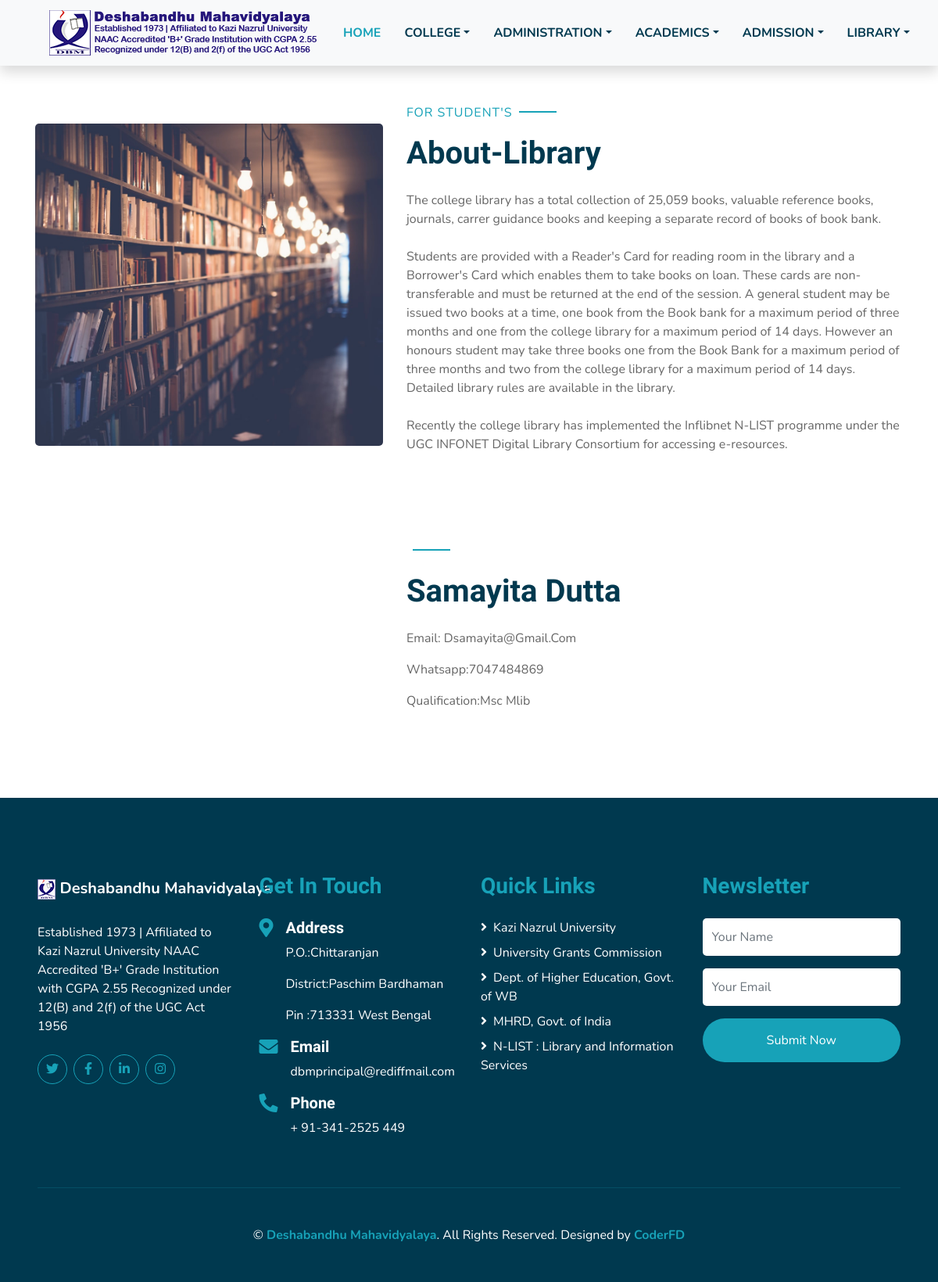
Screenshot of /About/ with the database file from the repository.
### public/models.py (models this page shows, shortened)
class librarian(models.Model):
    name          = models.CharField(max_length=100,null=True)
    desgination   = models.CharField(max_length=100,null=True)
    image         = models.ImageField(upload_to="media/pics/lib",null=True)
    mail_id       = models.EmailField()
    whatsapp      = models.CharField(max_length=10,null=True)

### public/views.py (the view)
# urls.py: path('About/',                         all.lib, name="lib_about"),
    def lib(self,request):
        l                   = librarian.objects.first()
        self.context['lib'] = l
        return render(request,"library.html",self.context)

### templates/library.html (shortened to what this page needs)
<!DOCTYPE html>
{%load static%}
<html lang="en">
<head>
    <link href="https://cdnjs.cloudflare.com/ajax/libs/font-awesome/5.10.0/css/all.min.css" rel="stylesheet">
    <link href="{%static 'lib/flaticon/font/flaticon.css'%}" rel="stylesheet">
    <link href="{%static 'lib/owlcarousel/assets/owl.carousel.min.css'%}" rel="stylesheet">
    <link href="{%static 'lib/lightbox/css/lightbox.min.css'%}" rel="stylesheet">
    <link href="{%static 'css/style.css'%}" rel="stylesheet">
</head>
<body>
    <div class="container-fluid bg-light position-relative shadow">
        <nav class="navbar navbar-expand-lg bg-light navbar-light py-3 py-lg-0 px-0 px-lg-5">
            <a href="" class="navbar-brand font-weight-bold text-secondary" style="font-size:19px;">
                <img src="{%static 'img/Images/header/logo.png'%}">
            </a>
            <div class="collapse navbar-collapse justify-content-between" id="navbarCollapse">
                <div class="navbar-nav font-weight-bold mx-auto py-0">
                    <a href="index.html" class="nav-item nav-link active">HOME</a>
                    <div class="nav-item dropdown">
                        <a href="#" class="nav-link dropdown-toggle" data-toggle="dropdown">COLLEGE</a>
                    </div>
                    <div class="nav-item dropdown">
                        <a href="#" class="nav-link dropdown-toggle" data-toggle="dropdown">ADMINISTRATION</a>
                    </div>
                    <div class="nav-item dropdown">
                        <a href="#" class="nav-link dropdown-toggle" data-toggle="dropdown">ACADEMICS</a>
                    </div>
                    <div class="nav-item dropdown">
                        <a href="#" class="nav-link dropdown-toggle" data-toggle="dropdown">ADMISSION</a>
                    </div>
                    <div class="nav-item dropdown">
                        <a href="#" class="nav-link dropdown-toggle" data-toggle="dropdown">LIBRARY</a>
                    </div>
                </div>
            </div>
        </nav>
    </div>
     <div class="container-fluid py-5">
        <div class="container">
            <div class="row align-items-center">
                <div class="col-lg-5">
                    <img class="img-fluid rounded mb-5 mb-lg-0" src="{%static 'img/lib.jpg'%}" alt="">
                </div>
                <div class="col-lg-7">
                    <p class="section-title pr-5"><span class="pr-2">For Student's</span></p>
                    <h1 class="mb-4">About-Library</h1>
                    <p>The college library has a total collection of 25,059 books, valuable reference books, journals, carrer guidance books and keeping a separate record of books of book bank.<br><br>Students are provided with a Reader's Card for reading room in the library and a Borrower's Card which enables them to take books on loan. These cards are non-transferable and must be returned at the end of the session. A general student may be issued two books at a time, one book from the Book bank for a maximum period of three months and one from the college library for a maximum period of 14 days. However an honours student may take three books one from the Book Bank for a maximum period of three months and two from the college library for a maximum period of 14 days. Detailed library rules are available in the library.<br><br>Recently the college library has implemented the Inflibnet N-LIST programme under the UGC INFONET Digital Library Consortium for accessing e-resources.</p>
                </div>
            </div>
        </div>
    </div>
    <div class="container-fluid py-5">
        <div class="container">
            <div class="row align-items-center">
                <div class="col-lg-5">
                </div>
                <div class="col-lg-7">
                    <p class="section-title pr-5"><span class="pr-2"></span></p>
                    <h1 class="mb-4">{{lib.name}}</h1>
                    <p>Email: {{lib.mail_id}}</p>
                    <p>Whatsapp:{{lib.whatsapp}}</p>
                    <p>Qualification:{{lib.desgination}}</p>
                </div>
            </div>
        </div>
    </div>
     <div class="container-fluid bg-secondary text-white mt-5 py-5 px-sm-3 px-md-5">
        <div class="row pt-5">
            <div class="col-lg-3 col-md-6 mb-5">
                <a href="" class="navbar-brand font-weight-bold text-primary m-0 mb-4 p-0" style="font-size: 20px; line-height: 40px;">
                    <img src="{%static 'img/Images/header/111.png'%}">
                    <span class="text-white">Deshabandhu Mahavidyalaya</span>
                </a>
                <p>Established 1973 | Affiliated to Kazi Nazrul University
                    NAAC Accredited 'B+' Grade Institution with CGPA 2.55
                    Recognized under 12(B) and 2(f) of the UGC Act 1956</p>
                <div class="d-flex justify-content-start mt-4">
                    <a class="btn btn-outline-primary rounded-circle text-center mr-2 px-0"
                        style="width: 38px; height: 38px;" href="#"><i class="fab fa-twitter"></i></a>
                    <a class="btn btn-outline-primary rounded-circle text-center mr-2 px-0"
                        style="width: 38px; height: 38px;" href="#"><i class="fab fa-facebook-f"></i></a>
                    <a class="btn btn-outline-primary rounded-circle text-center mr-2 px-0"
                        style="width: 38px; height: 38px;" href="#"><i class="fab fa-linkedin-in"></i></a>
                    <a class="btn btn-outline-primary rounded-circle text-center mr-2 px-0"
                        style="width: 38px; height: 38px;" href="#"><i class="fab fa-instagram"></i></a>
                </div>
            </div>
            <div class="col-lg-3 col-md-6 mb-5">
                <h3 class="text-primary mb-4">Get In Touch</h3>
                <div class="d-flex">
                    <h4 class="fa fa-map-marker-alt text-primary"></h4>
                    <div class="pl-3">
                        <h5 class="text-white">Address</h5>
                        <p>P.O.:Chittaranjan</p>
                       <p> District:Paschim Bardhaman</p>
                       <p>Pin :713331 West Bengal</p>
                    </div>
                </div>
                <div class="d-flex">
                    <h4 class="fa fa-envelope text-primary"></h4>
                    <div class="pl-3">
                        <h5 class="text-white">Email</h5>
                        <p>dbmprincipal@rediffmail.com</p>
                    </div>
                </div>
                <div class="d-flex">
                    <h4 class="fa fa-phone-alt text-primary"></h4>
                    <div class="pl-3">
                        <h5 class="text-white">Phone</h5>
                        <p>+ 91-341-2525 449</p>
                    </div>
                </div>
            </div>
            <div class="col-lg-3 col-md-6 mb-5">
                <h3 class="text-primary mb-4">Quick Links</h3>
                <div class="d-flex flex-column justify-content-start">
                    <a class="text-white mb-2" href="http://www.knu.ac.in/"><i class="fa fa-angle-right mr-2"></i>Kazi Nazrul University</a>
                    <a class="text-white mb-2" href="https://www.ugc.ac.in/"><i class="fa fa-angle-right mr-2"></i>University Grants Commission</a>
                    <a class="text-white mb-2" href="https://banglaruchchashiksha.wb.gov.in/"><i class="fa fa-angle-right mr-2"></i>Dept. of Higher Education, Govt. of WB</a>
                    <a class="text-white mb-2" href="https://www.education.gov.in/en"><i class="fa fa-angle-right mr-2"></i>MHRD, Govt. of India</a>
                    <a class="text-white mb-2" href="https://nlist.inflibnet.ac.in/"><i class="fa fa-angle-right mr-2"></i>N-LIST : Library and Information Services</a>
                </div>
            </div>
            <div class="col-lg-3 col-md-6 mb-5">
                <h3 class="text-primary mb-4">Newsletter</h3>
                <form action="">
                    <div class="form-group">
                        <input type="text" class="form-control border-0 py-4" placeholder="Your Name" required="required" />
                    </div>
                    <div class="form-group">
                        <input type="email" class="form-control border-0 py-4" placeholder="Your Email"
                            required="required" />
                    </div>
                    <div>
                        <button class="btn btn-primary btn-block border-0 py-3" type="submit">Submit Now</button>
                    </div>
                </form>
            </div>
        </div>
        <div class="container-fluid pt-5" style="border-top: 1px solid rgba(23, 162, 184, .2);;">
            <p class="m-0 text-center text-white">
                &copy; <a class="text-primary font-weight-bold" href="#">Deshabandhu Mahavidyalaya</a>. All Rights Reserved. Designed
                by
                <a class="text-primary font-weight-bold" href="">CoderFD</a>
            </p>
        </div>
    </div>
</body>
</html>

### rows the page displays
librarian: name "Samayita Dutta", mail_id "Dsamayita@Gmail.Com", whatsapp "7047484869", desgination "Msc Mlib"
